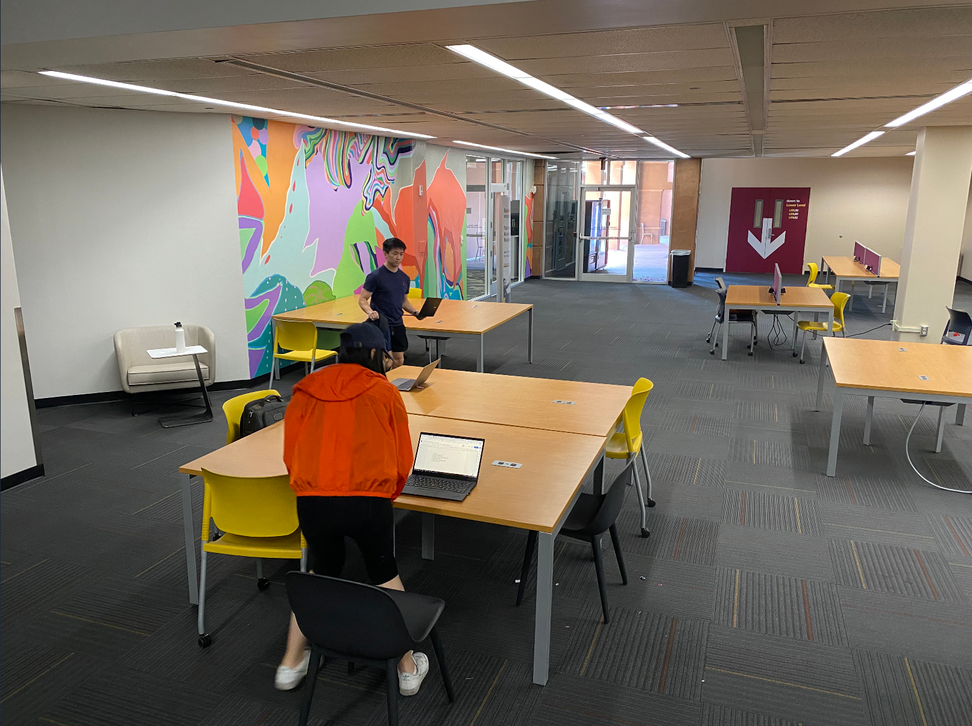
#> input picture computer_vision/Test/20.png, 972 x 726 px, shrunk from 1612 x 1204 before the run, found by its file name
$ jupyter execute preprocess_image.ipynb
#> lines starting #> are read from the running program, lines starting #| are printed output that depends on the picture
[cell 1]
import numpy as np
import cv2 as cv
import os
from matplotlib import pyplot as plt


test_image_path = "C:\\Users\\zeyua\\Downloads\\HKU-Library-Booking-System-with-Real-time-Space-Monitoring-for-iOS-and-Android\\computer_vision\\test_data\\20.png"
img = cv.imread(test_image_path, cv.IMREAD_GRAYSCALE)
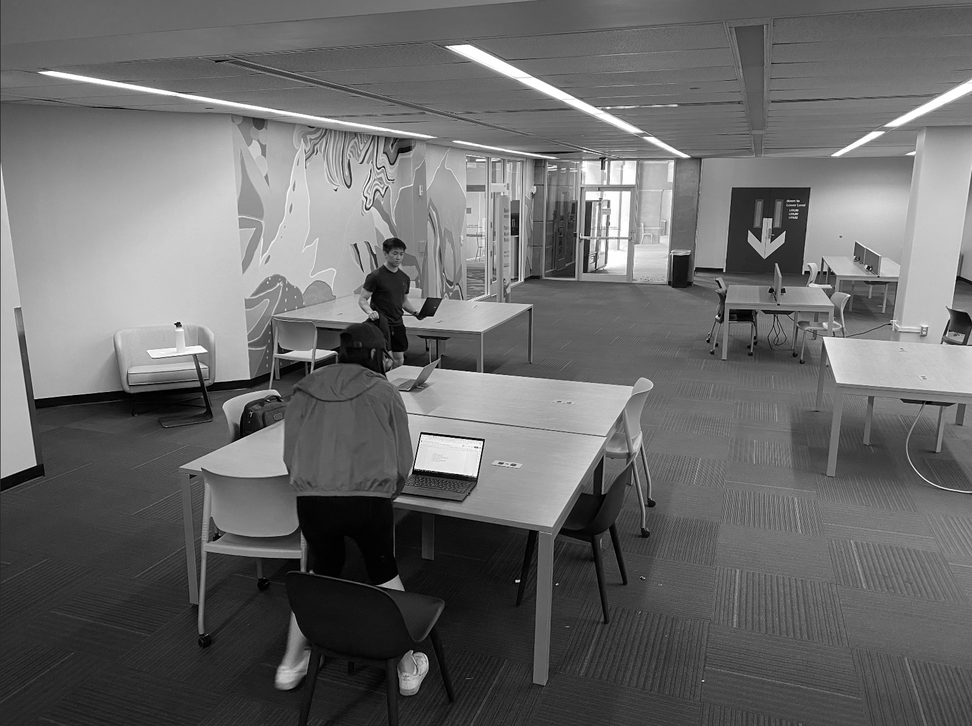
#> img: shape (726, 972); min 0, max 255, mean 105.7
edges = cv.Canny(img, 100, 200)
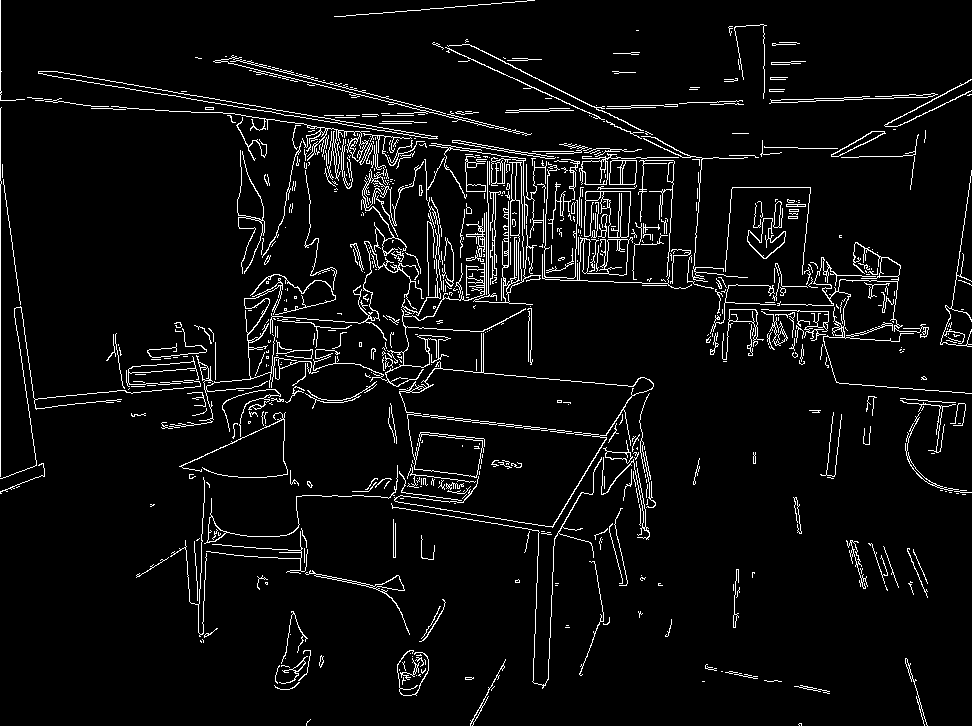
#> edges: shape (726, 972); 5.2% white in thin lines or dots
laplacian = cv.Laplacian(img, cv.CV_64F)
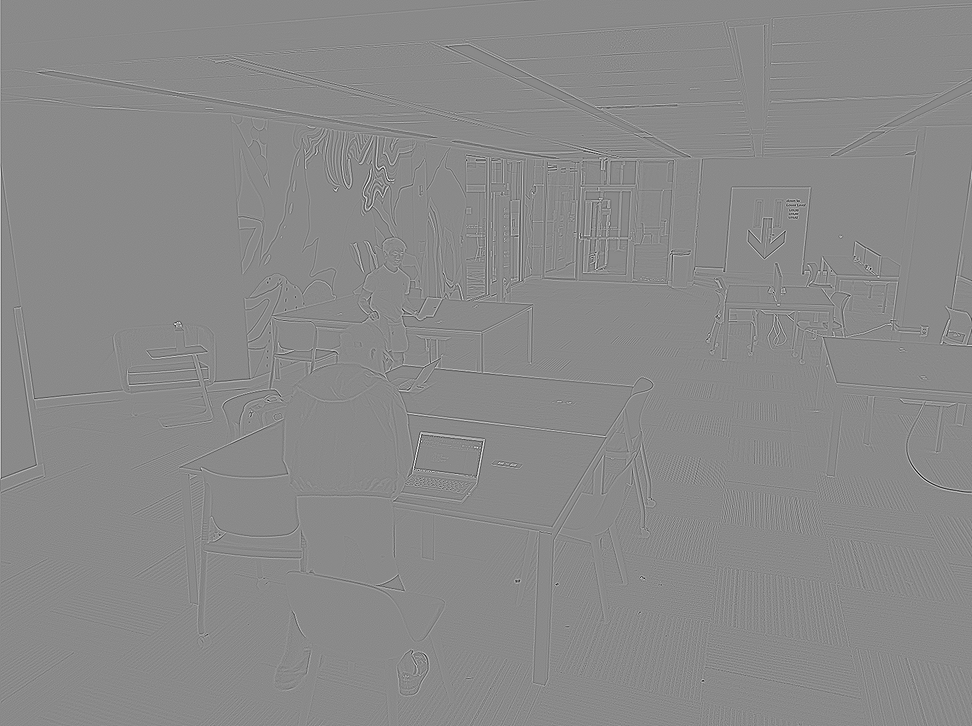
#> laplacian: shape (726, 972) float64; min -496, max 419, mean 0.1; drawn with min black and max white


plt.subplot(2, 2, 1), plt.imshow(img, cmap='gray')
plt.title('Original Image'), plt.xticks([]), plt.yticks([])
plt.subplot(2, 2, 2), plt.imshow(edges, cmap='gray')
plt.title('Edge Image'), plt.xticks([]), plt.yticks([])
plt.subplot(2, 2, 3), plt.imshow(laplacian, cmap='gray')
plt.title('Laplacian Image'), plt.xticks([]), plt.yticks([])


plt.show()
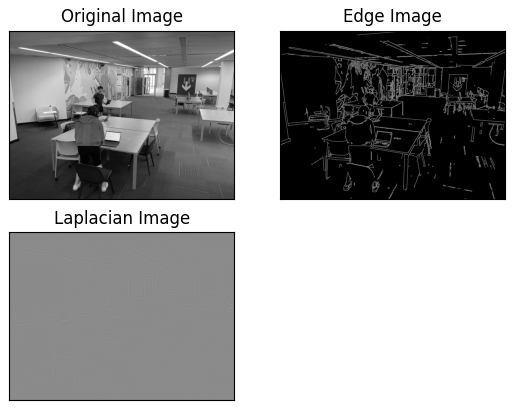
#> figure drawn by matplotlib, 3 panels

$ run again, with computer_vision/Test/1.png copied over computer_vision/Test/20.png
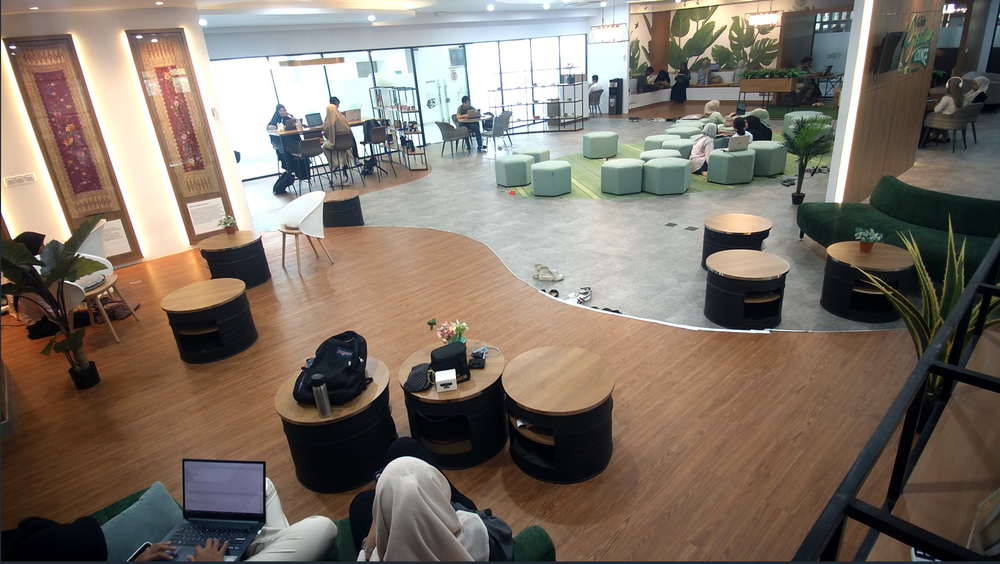
#> input picture computer_vision/Test/1.png, 1000 x 564 px, shrunk from 1921 x 1084 before the run, found by its file name
#> `edges = cv.Canny(img, 100, 200)`:
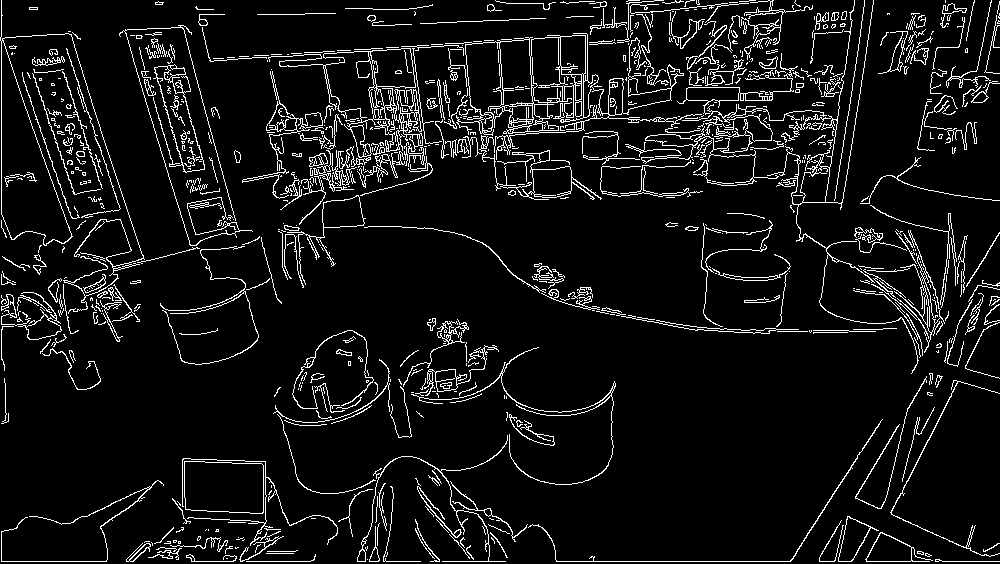
#> edges: shape (564, 1000); 7.5% white in thin lines or dots
#> `plt.show()`:
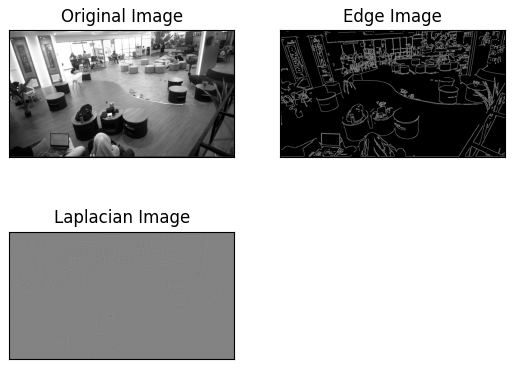
#> figure drawn by matplotlib, 3 panels
